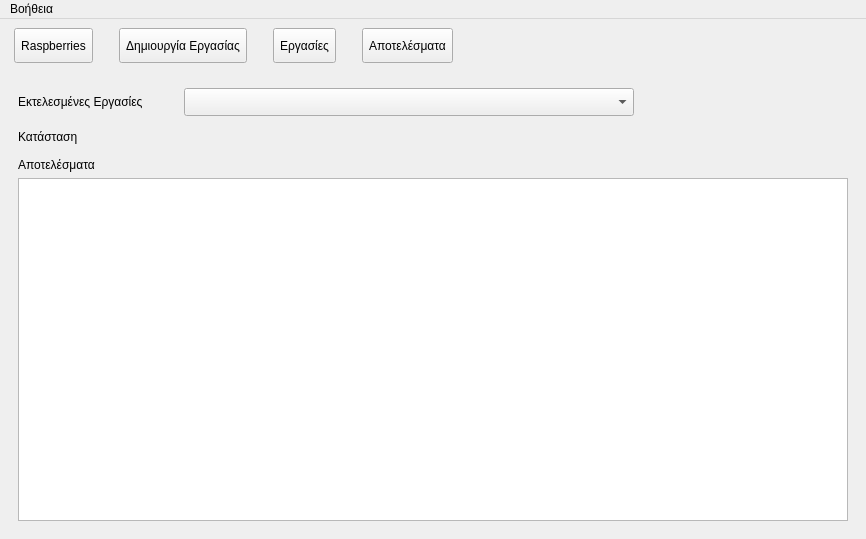
<?xml version="1.0" encoding="UTF-8"?>
<ui version="4.0">
 <class>MainWindow</class>
 <widget class="QMainWindow" name="MainWindow">
  <property name="geometry">
   <rect>
    <x>0</x>
    <y>0</y>
    <width>866</width>
    <height>539</height>
   </rect>
  </property>
  <property name="windowTitle">
   <string>Raspberries Remote Management</string>
  </property>
  <property name="windowIcon">
   <iconset resource="../management.qrc">
    <normaloff>:/images/logo.png</normaloff>:/images/logo.png</iconset>
  </property>
  <widget class="QWidget" name="centralwidget">
   <layout class="QVBoxLayout" name="verticalLayout">
    <item>
     <layout class="QVBoxLayout" name="verticalLayout_2">
      <item>
       <layout class="QHBoxLayout" name="horizontalLayout_3" stretch="0,0,0,0,0,0,0,0,0">
        <property name="spacing">
         <number>6</number>
        </property>
        <property name="sizeConstraint">
         <enum>QLayout::SetFixedSize</enum>
        </property>
        <item>
         <spacer name="horizontalSpacer_2">
          <property name="orientation">
           <enum>Qt::Horizontal</enum>
          </property>
          <property name="sizeType">
           <enum>QSizePolicy::Fixed</enum>
          </property>
          <property name="sizeHint" stdset="0">
           <size>
            <width>5</width>
            <height>20</height>
           </size>
          </property>
         </spacer>
        </item>
        <item>
         <widget class="QToolButton" name="agentsButton">
          <property name="minimumSize">
           <size>
            <width>0</width>
            <height>35</height>
           </size>
          </property>
          <property name="text">
           <string>Raspberries</string>
          </property>
          <property name="icon">
           <iconset resource="../management.qrc">
            <normaloff>:/images/logo.png</normaloff>:/images/logo.png</iconset>
          </property>
          <property name="iconSize">
           <size>
            <width>24</width>
            <height>24</height>
           </size>
          </property>
          <property name="toolButtonStyle">
           <enum>Qt::ToolButtonTextBesideIcon</enum>
          </property>
         </widget>
        </item>
        <item>
         <spacer name="horizontalSpacer_3">
          <property name="orientation">
           <enum>Qt::Horizontal</enum>
          </property>
          <property name="sizeType">
           <enum>QSizePolicy::Fixed</enum>
          </property>
          <property name="sizeHint" stdset="0">
           <size>
            <width>20</width>
            <height>20</height>
           </size>
          </property>
         </spacer>
        </item>
        <item>
         <widget class="QToolButton" name="createTaskButton">
          <property name="minimumSize">
           <size>
            <width>0</width>
            <height>35</height>
           </size>
          </property>
          <property name="sizeIncrement">
           <size>
            <width>0</width>
            <height>0</height>
           </size>
          </property>
          <property name="text">
           <string>Δημιουργία Εργασίας</string>
          </property>
          <property name="icon">
           <iconset resource="../management.qrc">
            <normaloff>:/images/file.png</normaloff>:/images/file.png</iconset>
          </property>
          <property name="iconSize">
           <size>
            <width>24</width>
            <height>24</height>
           </size>
          </property>
          <property name="toolButtonStyle">
           <enum>Qt::ToolButtonTextBesideIcon</enum>
          </property>
         </widget>
        </item>
        <item>
         <spacer name="horizontalSpacer_4">
          <property name="orientation">
           <enum>Qt::Horizontal</enum>
          </property>
          <property name="sizeType">
           <enum>QSizePolicy::Fixed</enum>
          </property>
          <property name="sizeHint" stdset="0">
           <size>
            <width>20</width>
            <height>20</height>
           </size>
          </property>
         </spacer>
        </item>
        <item>
         <widget class="QToolButton" name="tasksButton">
          <property name="minimumSize">
           <size>
            <width>0</width>
            <height>35</height>
           </size>
          </property>
          <property name="text">
           <string>Εργασίες</string>
          </property>
          <property name="icon">
           <iconset resource="../management.qrc">
            <normaloff>:/images/file (1).png</normaloff>:/images/file (1).png</iconset>
          </property>
          <property name="iconSize">
           <size>
            <width>24</width>
            <height>24</height>
           </size>
          </property>
          <property name="toolButtonStyle">
           <enum>Qt::ToolButtonTextBesideIcon</enum>
          </property>
         </widget>
        </item>
        <item>
         <spacer name="horizontalSpacer_8">
          <property name="orientation">
           <enum>Qt::Horizontal</enum>
          </property>
          <property name="sizeType">
           <enum>QSizePolicy::Fixed</enum>
          </property>
          <property name="sizeHint" stdset="0">
           <size>
            <width>20</width>
            <height>20</height>
           </size>
          </property>
         </spacer>
        </item>
        <item>
         <widget class="QToolButton" name="resultsButton">
          <property name="minimumSize">
           <size>
            <width>0</width>
            <height>35</height>
           </size>
          </property>
          <property name="text">
           <string>Αποτελέσματα</string>
          </property>
          <property name="icon">
           <iconset resource="../management.qrc">
            <normaloff>:/images/analysis.png</normaloff>:/images/analysis.png</iconset>
          </property>
          <property name="iconSize">
           <size>
            <width>24</width>
            <height>24</height>
           </size>
          </property>
          <property name="toolButtonStyle">
           <enum>Qt::ToolButtonTextBesideIcon</enum>
          </property>
         </widget>
        </item>
        <item>
         <spacer name="horizontalSpacer">
          <property name="orientation">
           <enum>Qt::Horizontal</enum>
          </property>
          <property name="sizeHint" stdset="0">
           <size>
            <width>40</width>
            <height>20</height>
           </size>
          </property>
         </spacer>
        </item>
       </layout>
      </item>
      <item>
       <widget class="QStackedWidget" name="stackedWidget">
        <property name="currentIndex">
         <number>3</number>
        </property>
        <widget class="QWidget" name="agents">
         <layout class="QVBoxLayout" name="verticalLayout_3">
          <item>
           <spacer name="verticalSpacer_13">
            <property name="orientation">
             <enum>Qt::Vertical</enum>
            </property>
            <property name="sizeType">
             <enum>QSizePolicy::Fixed</enum>
            </property>
            <property name="sizeHint" stdset="0">
             <size>
              <width>20</width>
              <height>10</height>
             </size>
            </property>
           </spacer>
          </item>
          <item>
           <layout class="QHBoxLayout" name="horizontalLayout_6">
            <item>
             <widget class="QLabel" name="label">
              <property name="minimumSize">
               <size>
                <width>90</width>
                <height>0</height>
               </size>
              </property>
              <property name="maximumSize">
               <size>
                <width>200</width>
                <height>16777215</height>
               </size>
              </property>
              <property name="text">
               <string>Raspberry</string>
              </property>
             </widget>
            </item>
            <item>
             <widget class="QComboBox" name="agentsComboBox">
              <property name="minimumSize">
               <size>
                <width>350</width>
                <height>28</height>
               </size>
              </property>
             </widget>
            </item>
            <item>
             <spacer name="horizontalSpacer_5">
              <property name="orientation">
               <enum>Qt::Horizontal</enum>
              </property>
              <property name="sizeHint" stdset="0">
               <size>
                <width>40</width>
                <height>20</height>
               </size>
              </property>
             </spacer>
            </item>
           </layout>
          </item>
          <item>
           <spacer name="verticalSpacer_14">
            <property name="orientation">
             <enum>Qt::Vertical</enum>
            </property>
            <property name="sizeType">
             <enum>QSizePolicy::Fixed</enum>
            </property>
            <property name="sizeHint" stdset="0">
             <size>
              <width>20</width>
              <height>10</height>
             </size>
            </property>
           </spacer>
          </item>
          <item>
           <layout class="QHBoxLayout" name="horizontalLayout">
            <item>
             <widget class="QTabWidget" name="tabWidget">
              <property name="currentIndex">
               <number>0</number>
              </property>
              <widget class="QWidget" name="tab">
               <attribute name="title">
                <string>Χαρακτηριστικά Συστήματος</string>
               </attribute>
               <layout class="QVBoxLayout" name="verticalLayout_5">
                <item>
                 <widget class="QPlainTextEdit" name="hardwarePlainTextEdit">
                  <property name="autoFillBackground">
                   <bool>false</bool>
                  </property>
                  <property name="readOnly">
                   <bool>true</bool>
                  </property>
                  <property name="backgroundVisible">
                   <bool>false</bool>
                  </property>
                 </widget>
                </item>
               </layout>
              </widget>
              <widget class="QWidget" name="tab_packages">
               <attribute name="title">
                <string>Πακέτα Λογισμικού</string>
               </attribute>
               <layout class="QVBoxLayout" name="verticalLayout_4">
                <item>
                 <widget class="QPlainTextEdit" name="softwarePlainTextEdit">
                  <property name="readOnly">
                   <bool>true</bool>
                  </property>
                 </widget>
                </item>
               </layout>
              </widget>
             </widget>
            </item>
           </layout>
          </item>
         </layout>
        </widget>
        <widget class="QWidget" name="create_task">
         <layout class="QVBoxLayout" name="verticalLayout_7">
          <item>
           <spacer name="verticalSpacer_4">
            <property name="orientation">
             <enum>Qt::Vertical</enum>
            </property>
            <property name="sizeType">
             <enum>QSizePolicy::Fixed</enum>
            </property>
            <property name="sizeHint" stdset="0">
             <size>
              <width>20</width>
              <height>10</height>
             </size>
            </property>
           </spacer>
          </item>
          <item>
           <layout class="QHBoxLayout" name="horizontalLayout_9">
            <item>
             <widget class="QLabel" name="label_3">
              <property name="minimumSize">
               <size>
                <width>85</width>
                <height>0</height>
               </size>
              </property>
              <property name="text">
               <string>Όνομα</string>
              </property>
             </widget>
            </item>
            <item>
             <widget class="QLineEdit" name="taskNameEdit">
              <property name="minimumSize">
               <size>
                <width>350</width>
                <height>0</height>
               </size>
              </property>
             </widget>
            </item>
            <item>
             <spacer name="horizontalSpacer_12">
              <property name="orientation">
               <enum>Qt::Horizontal</enum>
              </property>
              <property name="sizeType">
               <enum>QSizePolicy::Fixed</enum>
              </property>
              <property name="sizeHint" stdset="0">
               <size>
                <width>30</width>
                <height>20</height>
               </size>
              </property>
             </spacer>
            </item>
            <item>
             <widget class="QToolButton" name="saveTaskButton">
              <property name="minimumSize">
               <size>
                <width>0</width>
                <height>32</height>
               </size>
              </property>
              <property name="text">
               <string>Αποθήκευση</string>
              </property>
              <property name="icon">
               <iconset resource="../management.qrc">
                <normaloff>:/images/save.png</normaloff>:/images/save.png</iconset>
              </property>
              <property name="iconSize">
               <size>
                <width>20</width>
                <height>20</height>
               </size>
              </property>
              <property name="toolButtonStyle">
               <enum>Qt::ToolButtonTextBesideIcon</enum>
              </property>
              <property name="autoRaise">
               <bool>false</bool>
              </property>
             </widget>
            </item>
            <item>
             <spacer name="horizontalSpacer_14">
              <property name="orientation">
               <enum>Qt::Horizontal</enum>
              </property>
              <property name="sizeType">
               <enum>QSizePolicy::Fixed</enum>
              </property>
              <property name="sizeHint" stdset="0">
               <size>
                <width>20</width>
                <height>20</height>
               </size>
              </property>
             </spacer>
            </item>
            <item>
             <widget class="QToolButton" name="clearTaskButton">
              <property name="minimumSize">
               <size>
                <width>0</width>
                <height>32</height>
               </size>
              </property>
              <property name="text">
               <string>Καθαρισμός</string>
              </property>
              <property name="icon">
               <iconset resource="../management.qrc">
                <normaloff>:/images/cleaner.png</normaloff>:/images/cleaner.png</iconset>
              </property>
              <property name="iconSize">
               <size>
                <width>20</width>
                <height>20</height>
               </size>
              </property>
              <property name="toolButtonStyle">
               <enum>Qt::ToolButtonTextBesideIcon</enum>
              </property>
             </widget>
            </item>
            <item>
             <spacer name="horizontalSpacer_13">
              <property name="orientation">
               <enum>Qt::Horizontal</enum>
              </property>
              <property name="sizeHint" stdset="0">
               <size>
                <width>40</width>
                <height>20</height>
               </size>
              </property>
             </spacer>
            </item>
           </layout>
          </item>
          <item>
           <spacer name="verticalSpacer_2">
            <property name="orientation">
             <enum>Qt::Vertical</enum>
            </property>
            <property name="sizeType">
             <enum>QSizePolicy::Fixed</enum>
            </property>
            <property name="sizeHint" stdset="0">
             <size>
              <width>20</width>
              <height>15</height>
             </size>
            </property>
           </spacer>
          </item>
          <item>
           <layout class="QHBoxLayout" name="horizontalLayout_10">
            <item>
             <widget class="QLabel" name="label_4">
              <property name="minimumSize">
               <size>
                <width>85</width>
                <height>0</height>
               </size>
              </property>
              <property name="text">
               <string>Κατηγορία</string>
              </property>
             </widget>
            </item>
            <item>
             <widget class="QComboBox" name="taskCategoryComboBox">
              <property name="minimumSize">
               <size>
                <width>350</width>
                <height>28</height>
               </size>
              </property>
              <item>
               <property name="text">
                <string>Καταγραφή Χαρακτηριστικών </string>
               </property>
              </item>
              <item>
               <property name="text">
                <string>Καταγραφή Πακέτων Λογισμικού</string>
               </property>
              </item>
              <item>
               <property name="text">
                <string>Πλήρης Καταγραφή</string>
               </property>
              </item>
              <item>
               <property name="text">
                <string>Εντολές Συστήματος</string>
               </property>
              </item>
              <item>
               <property name="text">
                <string>Γενικές Εντολές</string>
               </property>
              </item>
              <item>
               <property name="text">
                <string>Εγκατάσταση Πακέτου Λογισμικού</string>
               </property>
              </item>
              <item>
               <property name="text">
                <string>Απεγκατάσταση Πακέτου Λογισμικού</string>
               </property>
              </item>
             </widget>
            </item>
            <item>
             <spacer name="horizontalSpacer_10">
              <property name="orientation">
               <enum>Qt::Horizontal</enum>
              </property>
              <property name="sizeHint" stdset="0">
               <size>
                <width>40</width>
                <height>20</height>
               </size>
              </property>
             </spacer>
            </item>
           </layout>
          </item>
          <item>
           <spacer name="verticalSpacer">
            <property name="orientation">
             <enum>Qt::Vertical</enum>
            </property>
            <property name="sizeType">
             <enum>QSizePolicy::Fixed</enum>
            </property>
            <property name="sizeHint" stdset="0">
             <size>
              <width>20</width>
              <height>15</height>
             </size>
            </property>
           </spacer>
          </item>
          <item>
           <layout class="QHBoxLayout" name="horizontalLayout_11">
            <item>
             <widget class="QLabel" name="label_5">
              <property name="minimumSize">
               <size>
                <width>85</width>
                <height>0</height>
               </size>
              </property>
              <property name="text">
               <string>Περιγραφή </string>
              </property>
             </widget>
            </item>
            <item>
             <widget class="QLineEdit" name="taskParameterEdit">
              <property name="minimumSize">
               <size>
                <width>500</width>
                <height>0</height>
               </size>
              </property>
             </widget>
            </item>
            <item>
             <spacer name="horizontalSpacer_11">
              <property name="orientation">
               <enum>Qt::Horizontal</enum>
              </property>
              <property name="sizeHint" stdset="0">
               <size>
                <width>40</width>
                <height>20</height>
               </size>
              </property>
             </spacer>
            </item>
           </layout>
          </item>
          <item>
           <spacer name="verticalSpacer_3">
            <property name="orientation">
             <enum>Qt::Vertical</enum>
            </property>
            <property name="sizeHint" stdset="0">
             <size>
              <width>20</width>
              <height>40</height>
             </size>
            </property>
           </spacer>
          </item>
         </layout>
        </widget>
        <widget class="QWidget" name="tasks">
         <layout class="QVBoxLayout" name="verticalLayout_6">
          <item>
           <spacer name="verticalSpacer_9">
            <property name="orientation">
             <enum>Qt::Vertical</enum>
            </property>
            <property name="sizeType">
             <enum>QSizePolicy::Fixed</enum>
            </property>
            <property name="sizeHint" stdset="0">
             <size>
              <width>20</width>
              <height>10</height>
             </size>
            </property>
           </spacer>
          </item>
          <item>
           <layout class="QHBoxLayout" name="horizontalLayout_7">
            <item>
             <widget class="QLabel" name="label_2">
              <property name="minimumSize">
               <size>
                <width>90</width>
                <height>0</height>
               </size>
              </property>
              <property name="text">
               <string>Εργασίες</string>
              </property>
             </widget>
            </item>
            <item>
             <widget class="QComboBox" name="tasksComboBox">
              <property name="minimumSize">
               <size>
                <width>350</width>
                <height>0</height>
               </size>
              </property>
             </widget>
            </item>
            <item>
             <spacer name="horizontalSpacer_6">
              <property name="orientation">
               <enum>Qt::Horizontal</enum>
              </property>
              <property name="sizeType">
               <enum>QSizePolicy::Fixed</enum>
              </property>
              <property name="sizeHint" stdset="0">
               <size>
                <width>40</width>
                <height>20</height>
               </size>
              </property>
             </spacer>
            </item>
            <item>
             <widget class="QToolButton" name="deleteTaskButton">
              <property name="minimumSize">
               <size>
                <width>0</width>
                <height>32</height>
               </size>
              </property>
              <property name="text">
               <string>Διαγραφή</string>
              </property>
              <property name="icon">
               <iconset resource="../management.qrc">
                <normaloff>:/images/delete_file.png</normaloff>:/images/delete_file.png</iconset>
              </property>
              <property name="iconSize">
               <size>
                <width>20</width>
                <height>20</height>
               </size>
              </property>
              <property name="toolButtonStyle">
               <enum>Qt::ToolButtonTextBesideIcon</enum>
              </property>
             </widget>
            </item>
            <item>
             <spacer name="horizontalSpacer_7">
              <property name="orientation">
               <enum>Qt::Horizontal</enum>
              </property>
              <property name="sizeHint" stdset="0">
               <size>
                <width>40</width>
                <height>20</height>
               </size>
              </property>
             </spacer>
            </item>
           </layout>
          </item>
          <item>
           <spacer name="verticalSpacer_8">
            <property name="orientation">
             <enum>Qt::Vertical</enum>
            </property>
            <property name="sizeType">
             <enum>QSizePolicy::Fixed</enum>
            </property>
            <property name="sizeHint" stdset="0">
             <size>
              <width>20</width>
              <height>10</height>
             </size>
            </property>
           </spacer>
          </item>
          <item>
           <layout class="QHBoxLayout" name="horizontalLayout_4">
            <item>
             <widget class="QLabel" name="label_10">
              <property name="minimumSize">
               <size>
                <width>90</width>
                <height>0</height>
               </size>
              </property>
              <property name="text">
               <string>Raspberry</string>
              </property>
             </widget>
            </item>
            <item>
             <widget class="QComboBox" name="showTaskAgentsComboBox">
              <property name="minimumSize">
               <size>
                <width>350</width>
                <height>0</height>
               </size>
              </property>
             </widget>
            </item>
            <item>
             <spacer name="horizontalSpacer_15">
              <property name="orientation">
               <enum>Qt::Horizontal</enum>
              </property>
              <property name="sizeType">
               <enum>QSizePolicy::Fixed</enum>
              </property>
              <property name="sizeHint" stdset="0">
               <size>
                <width>40</width>
                <height>20</height>
               </size>
              </property>
             </spacer>
            </item>
            <item>
             <widget class="QToolButton" name="executeTaskButton">
              <property name="minimumSize">
               <size>
                <width>0</width>
                <height>32</height>
               </size>
              </property>
              <property name="text">
               <string>Απλή Εκτέλεση</string>
              </property>
              <property name="icon">
               <iconset resource="../management.qrc">
                <normaloff>:/images/execute.png</normaloff>:/images/execute.png</iconset>
              </property>
              <property name="iconSize">
               <size>
                <width>20</width>
                <height>20</height>
               </size>
              </property>
              <property name="toolButtonStyle">
               <enum>Qt::ToolButtonTextBesideIcon</enum>
              </property>
             </widget>
            </item>
            <item>
             <spacer name="horizontalSpacer_16">
              <property name="orientation">
               <enum>Qt::Horizontal</enum>
              </property>
              <property name="sizeType">
               <enum>QSizePolicy::Fixed</enum>
              </property>
              <property name="sizeHint" stdset="0">
               <size>
                <width>15</width>
                <height>20</height>
               </size>
              </property>
             </spacer>
            </item>
            <item>
             <widget class="QToolButton" name="execute2AllButton">
              <property name="minimumSize">
               <size>
                <width>0</width>
                <height>32</height>
               </size>
              </property>
              <property name="text">
               <string>Πολλαπλή Εκτέλεση</string>
              </property>
              <property name="icon">
               <iconset resource="../management.qrc">
                <normaloff>:/images/multiple_execute.png</normaloff>:/images/multiple_execute.png</iconset>
              </property>
              <property name="iconSize">
               <size>
                <width>20</width>
                <height>20</height>
               </size>
              </property>
              <property name="toolButtonStyle">
               <enum>Qt::ToolButtonTextBesideIcon</enum>
              </property>
             </widget>
            </item>
            <item>
             <spacer name="horizontalSpacer_9">
              <property name="orientation">
               <enum>Qt::Horizontal</enum>
              </property>
              <property name="sizeHint" stdset="0">
               <size>
                <width>40</width>
                <height>20</height>
               </size>
              </property>
             </spacer>
            </item>
           </layout>
          </item>
          <item>
           <spacer name="verticalSpacer_7">
            <property name="orientation">
             <enum>Qt::Vertical</enum>
            </property>
            <property name="sizeType">
             <enum>QSizePolicy::Fixed</enum>
            </property>
            <property name="sizeHint" stdset="0">
             <size>
              <width>20</width>
              <height>10</height>
             </size>
            </property>
           </spacer>
          </item>
          <item>
           <layout class="QHBoxLayout" name="horizontalLayout_12">
            <item>
             <widget class="QLabel" name="label_7">
              <property name="minimumSize">
               <size>
                <width>90</width>
                <height>0</height>
               </size>
              </property>
              <property name="text">
               <string>Κατηγορία</string>
              </property>
             </widget>
            </item>
            <item>
             <widget class="QLineEdit" name="showTaskCategoryEdit">
              <property name="minimumSize">
               <size>
                <width>350</width>
                <height>0</height>
               </size>
              </property>
              <property name="readOnly">
               <bool>true</bool>
              </property>
             </widget>
            </item>
            <item>
             <spacer name="horizontalSpacer_17">
              <property name="orientation">
               <enum>Qt::Horizontal</enum>
              </property>
              <property name="sizeHint" stdset="0">
               <size>
                <width>40</width>
                <height>20</height>
               </size>
              </property>
             </spacer>
            </item>
           </layout>
          </item>
          <item>
           <spacer name="verticalSpacer_6">
            <property name="orientation">
             <enum>Qt::Vertical</enum>
            </property>
            <property name="sizeType">
             <enum>QSizePolicy::Fixed</enum>
            </property>
            <property name="sizeHint" stdset="0">
             <size>
              <width>20</width>
              <height>10</height>
             </size>
            </property>
           </spacer>
          </item>
          <item>
           <layout class="QHBoxLayout" name="horizontalLayout_8">
            <item>
             <widget class="QLabel" name="label_6">
              <property name="minimumSize">
               <size>
                <width>90</width>
                <height>0</height>
               </size>
              </property>
              <property name="text">
               <string>Περιγραφή</string>
              </property>
             </widget>
            </item>
            <item>
             <widget class="QLineEdit" name="showTaskParametersEdit">
              <property name="minimumSize">
               <size>
                <width>500</width>
                <height>0</height>
               </size>
              </property>
             </widget>
            </item>
            <item>
             <spacer name="horizontalSpacer_18">
              <property name="orientation">
               <enum>Qt::Horizontal</enum>
              </property>
              <property name="sizeHint" stdset="0">
               <size>
                <width>40</width>
                <height>20</height>
               </size>
              </property>
             </spacer>
            </item>
           </layout>
          </item>
          <item>
           <spacer name="verticalSpacer_5">
            <property name="orientation">
             <enum>Qt::Vertical</enum>
            </property>
            <property name="sizeHint" stdset="0">
             <size>
              <width>20</width>
              <height>40</height>
             </size>
            </property>
           </spacer>
          </item>
         </layout>
        </widget>
        <widget class="QWidget" name="results">
         <layout class="QVBoxLayout" name="verticalLayout_8">
          <item>
           <spacer name="verticalSpacer_11">
            <property name="orientation">
             <enum>Qt::Vertical</enum>
            </property>
            <property name="sizeType">
             <enum>QSizePolicy::Fixed</enum>
            </property>
            <property name="sizeHint" stdset="0">
             <size>
              <width>20</width>
              <height>10</height>
             </size>
            </property>
           </spacer>
          </item>
          <item>
           <layout class="QHBoxLayout" name="horizontalLayout_2">
            <item>
             <widget class="QLabel" name="label_8">
              <property name="minimumSize">
               <size>
                <width>160</width>
                <height>0</height>
               </size>
              </property>
              <property name="maximumSize">
               <size>
                <width>180</width>
                <height>16777215</height>
               </size>
              </property>
              <property name="text">
               <string>Εκτελεσμένες Εργασίες</string>
              </property>
             </widget>
            </item>
            <item>
             <widget class="QComboBox" name="resultsComboBox">
              <property name="minimumSize">
               <size>
                <width>450</width>
                <height>28</height>
               </size>
              </property>
             </widget>
            </item>
            <item>
             <spacer name="horizontalSpacer_19">
              <property name="orientation">
               <enum>Qt::Horizontal</enum>
              </property>
              <property name="sizeHint" stdset="0">
               <size>
                <width>40</width>
                <height>20</height>
               </size>
              </property>
             </spacer>
            </item>
           </layout>
          </item>
          <item>
           <spacer name="verticalSpacer_10">
            <property name="orientation">
             <enum>Qt::Vertical</enum>
            </property>
            <property name="sizeType">
             <enum>QSizePolicy::Fixed</enum>
            </property>
            <property name="sizeHint" stdset="0">
             <size>
              <width>20</width>
              <height>5</height>
             </size>
            </property>
           </spacer>
          </item>
          <item>
           <layout class="QHBoxLayout" name="horizontalLayout_5">
            <item>
             <widget class="QLabel" name="label_12">
              <property name="minimumSize">
               <size>
                <width>120</width>
                <height>0</height>
               </size>
              </property>
              <property name="maximumSize">
               <size>
                <width>120</width>
                <height>16777215</height>
               </size>
              </property>
              <property name="text">
               <string>Κατάσταση</string>
              </property>
             </widget>
            </item>
            <item>
             <widget class="QLabel" name="taskStatusLabel">
              <property name="minimumSize">
               <size>
                <width>0</width>
                <height>20</height>
               </size>
              </property>
              <property name="text">
               <string/>
              </property>
             </widget>
            </item>
           </layout>
          </item>
          <item>
           <spacer name="verticalSpacer_12">
            <property name="orientation">
             <enum>Qt::Vertical</enum>
            </property>
            <property name="sizeType">
             <enum>QSizePolicy::Fixed</enum>
            </property>
            <property name="sizeHint" stdset="0">
             <size>
              <width>20</width>
              <height>5</height>
             </size>
            </property>
           </spacer>
          </item>
          <item>
           <widget class="QLabel" name="label_9">
            <property name="text">
             <string>Αποτελέσματα</string>
            </property>
           </widget>
          </item>
          <item>
           <widget class="QPlainTextEdit" name="resultsTextEdit">
            <property name="readOnly">
             <bool>true</bool>
            </property>
           </widget>
          </item>
         </layout>
        </widget>
       </widget>
      </item>
     </layout>
    </item>
   </layout>
  </widget>
  <widget class="QMenuBar" name="menubar">
   <property name="geometry">
    <rect>
     <x>0</x>
     <y>0</y>
     <width>866</width>
     <height>22</height>
    </rect>
   </property>
   <widget class="QMenu" name="menuHelp">
    <property name="title">
     <string>Βοήθεια</string>
    </property>
    <addaction name="actionAbout"/>
   </widget>
   <addaction name="menuHelp"/>
  </widget>
  <action name="actionAbout">
   <property name="text">
    <string>Σχετικα</string>
   </property>
  </action>
 </widget>
 <resources>
  <include location="../management.qrc"/>
 </resources>
 <connections/>
</ui>
